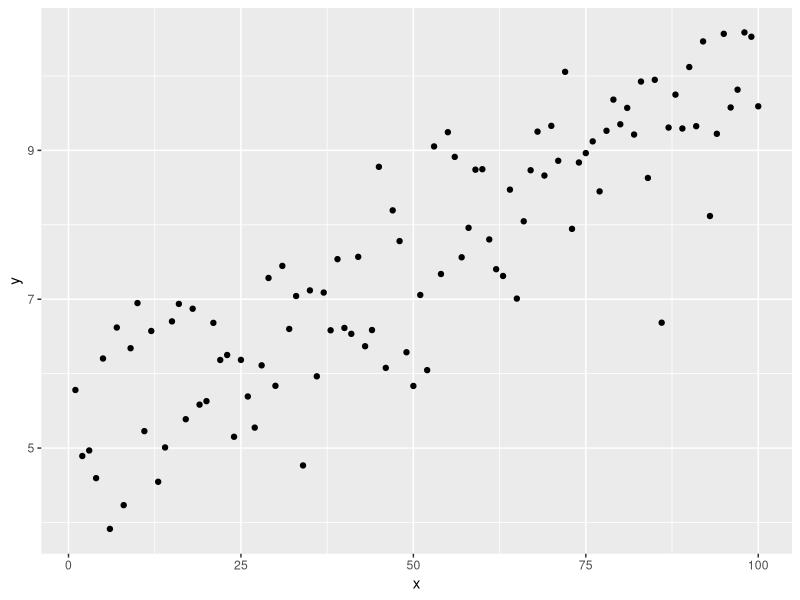

This figure's R source: (Note: this script raises an error after producing the figure.)
library(tidyverse)

#### Distribution of levels of gene expression in Orangutans ####

# We will work (again) on the data from 
# Nguyen L-P, Galtier N, Nabholz B. 2015 Gene expression, chromosome heterogeneity and the fast-X effect
# in mammals. Biol. Lett.11 : 20150010.
# Data source:  
# http://dx.doi.org/10.1098/rsbl.2015.0010
# The data underlying this study are available on Dryad:
# doi:10.5061/dryad.qr20n


df = read.table("rsbl20150010supp1.csv", header = T, sep=",")

# As in week 3:
# Q: identify how each column of the data corresponds to the variables described in the methods section of the paper 
# If you already did this in week 3 - just be lazy ;)

summary(df)

#1.Expresion Level ---------> RPKM
#2.Expresion specificity ---> Tau
#3.GC content 3rd position -> GC3
#4.Species -----------------> Species
#5.dN/dS -------------------> dNdS
#6.Chromosome type ---------> chrMark

#### Overall questions ####

# Overall research question: is the dN/dS ratio correlated with expression level in Orangutan? Is it significant?



# How well does a linear model (linear regression) fit the data? What about residuals? Is it significant?

#### Correlation analysis ####

#?cor

# Since we expect the data to be very noise (week 3) we summarise it pr. chromosome.
# Q: Get median expression, median dnds and number of genes pr. chromosome pr. species


# Q: What is the correlation of dNdS and expression level for orangutan ? Present these results both visually as well as a number.
# Hint: ?cor


# Q: discuss and interpret the results. 



#### Testing the correlation ####

# Q: Is the observed correlation significant - how can you test it?

# Q: Try and calculate the correlation of 10000 permuted datasets - how many of these datasets have a more extreme correlation than the observed?
# Hint: https://en.wikipedia.org/wiki/Pearson_correlation_coefficient#Using_a_permutation_test
# Compare your result with the output from cor.test ?


#### Bootstrapping confidence intervals ####

# Q: Bootstrap the confidence interval on the correlation coefficient? (Again look at wikipedia).
# Compare it with the output of cor.test


#### Regression analysis ####

# We use the lm function to build a linear model in R: 
df = data.frame(x=1:100, y = 5 + 0.05*(1:100) + rnorm(100))
ggplot(data = df, mapping = aes(x = x, y = y)) + geom_point()
fit = lm(y ~ x, data = df) 
summary(fit)
names(fit)

# Q: What is the difference between lm and cor? 

# Q: Make a linear regression of dnds ~ expression 
# Q: inspect your regression object using names() and summary(): What coefficients are estimated for the regression? What is the R^2 of the model? 


# Q: Make a scatterplot of the median expression (x) vs. the dnds (y) and add a regression line? (Google for help).
# Also: highlight number of genes on chromosome (size)


#### Residuals ####

# Q: Make a residual plot (observed x vs. residuals)  - does it look ok?
# HINT: names(lm) and ?lm


#### Residuals when we KNOW the model is wrong ####

# Now we make a fake variable "fake" that has the values of expression^2 + some noise
pd$fake = 0.25 *  pd$expression^2 + rnorm(n = nrow(pd))

# Make a linear regression on fake ~ expression and plot the residuals plots again 
# Can you see that a linear fit is a bad predictor for these data?
# Also make a lm fit where you transform the expression to expression^2
# Can you see this is a better predictor?


#### Weighted regression ####

# Q: Do you see some data points with small sample size may be influencing the regression too much?
# Basically: do you see problems?
# Discuss: If chromosome with more genes have more precise dnds estimates - how can we improve the regression?
# Hint: ?lm

# Q: Perform and visualize a weighted regression and compare it with the normal unweighted regression
# HINT1: lm(x ~ y, weights = n, data = ...)
# HINT2: geom_smooth(data = ..., mapping = aes(..., weight = n), color="blue", se=F, method="lm")

# Discuss the results - what does it mean and what have you done?


#### Testing the regression  ####

# Read "The ANOVA approach" page 554 in the book and anova test the unweighted regression

# Q: Compare the anova result with the cor.test result.

myregression1 = lm(dnds ~ expression, data = pd)  # I called my summarised data for pd
summary(myregression1)
cor.test(pd$expression, pd$dnds, alternative = "two.sided", method = "pearson", conf.level = 0.95)



